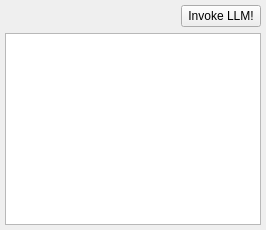
    <widget class="QWidget" name="tabIssues">
     <attribute name="title">
      <string>Issues</string>
     </attribute>
     <layout class="QVBoxLayout" name="verticalLayout_issues">
      <property name="leftMargin">
       <number>5</number>
      </property>
      <property name="topMargin">
       <number>5</number>
      </property>
      <property name="rightMargin">
       <number>5</number>
      </property>
      <property name="bottomMargin">
       <number>5</number>
      </property>
      <item>
       <widget class="QWidget" name="widgetIssuesToolbar" native="true">
        <layout class="QHBoxLayout" name="horizontalLayout_issues_toolbar">
         <property name="spacing">
          <number>5</number>
         </property>
         <property name="leftMargin">
          <number>0</number>
         </property>
         <property name="topMargin">
          <number>0</number>
         </property>
         <property name="rightMargin">
          <number>0</number>
         </property>
         <property name="bottomMargin">
          <number>0</number>
         </property>
         <item>
          <spacer name="horizontalSpacer_issues">
           <property name="orientation">
            <enum>Qt::Horizontal</enum>
           </property>
           <property name="sizeHint" stdset="0">
            <size>
             <width>40</width>
             <height>20</height>
            </size>
           </property>
          </spacer>
         </item>
         <item>
          <widget class="QPushButton" name="btnInvokeLLM">
           <property name="text">
            <string>Invoke LLM!</string>
           </property>
           <property name="toolTip">
            <string>Ask LLM to diagnose compilation errors</string>
           </property>
          </widget>
         </item>
        </layout>
       </widget>
      </item>
      <item>
       <widget class="IssuesTable" name="tableIssues">
        <property name="font">
         <font>
          <weight>50</weight>
          <bold>false</bold>
         </font>
        </property>
        <property name="editTriggers">
         <set>QAbstractItemView::NoEditTriggers</set>
        </property>
        <property name="tabKeyNavigation">
         <bool>false</bool>
        </property>
        <property name="showDropIndicator" stdset="0">
         <bool>false</bool>
        </property>
        <property name="alternatingRowColors">
         <bool>true</bool>
        </property>
        <property name="selectionMode">
         <enum>QAbstractItemView::NoSelection</enum>
        </property>
        <property name="selectionBehavior">
         <enum>QAbstractItemView::SelectItems</enum>
        </property>
        <attribute name="horizontalHeaderStretchLastSection">
         <bool>true</bool>
        </attribute>
       </widget>
      </item>
     </layout>
    </widget>
